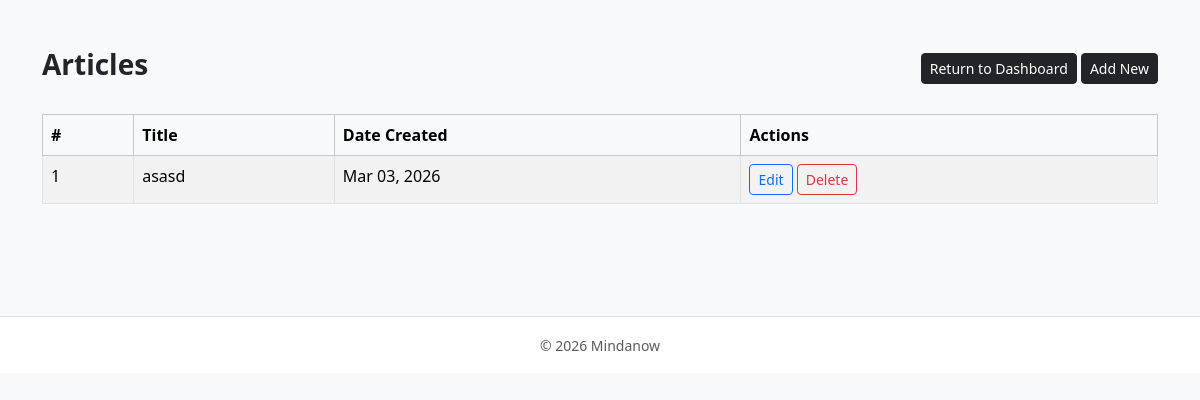
/Admin/Articles/index.php (signed in), run on an earlier commit of the app's database.
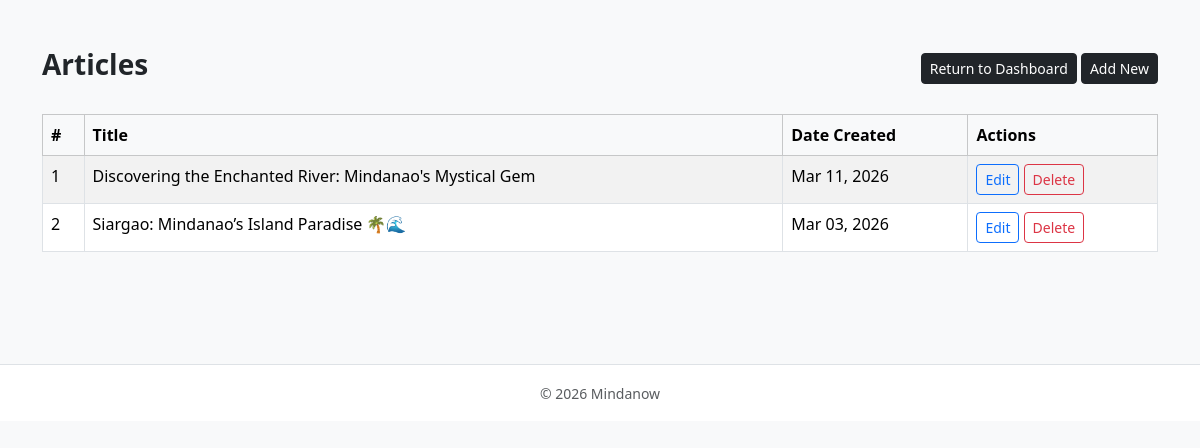
And on a later commit of the database.
### tables this page shows
CREATE TABLE `articles` (
  `id` int(11) NOT NULL,
  `title` varchar(255) NOT NULL,
  `content` text NOT NULL,
  `created_at` timestamp NOT NULL DEFAULT current_timestamp(),
  `header_image` varchar(255) DEFAULT NULL
);

### Admin/Articles/index.php (the view, shortened to what this page needs)
<?php
require_once '../../includes/db.php';
$result = $conn->query("SELECT * FROM articles ORDER BY created_at DESC");
?>
<?php include '../../includes/header.php'; ?>
<div class="container py-5">
    <div class="d-flex justify-content-between align-items-center mb-4">
    <h3 class="fw-semibold">Articles</h3>
    <div>
        <a href="/Mindanow/admin/dashboard.php" class="btn btn-dark btn-sm">
            Return to Dashboard
        </a>
        <a href="create.php" class="btn btn-dark btn-sm">
            Add New
        </a>
    </div>
</div>
    <?php if ($result->num_rows > 0): ?>
        <div class="table-responsive">
            <table class="table table-bordered table-striped">
                <thead class="table-light">
                    <tr>
                        <th>#</th>
                        <th>Title</th>
                        <th>Date Created</th>
                        <th>Actions</th>
                    </tr>
                </thead>
                <tbody>
                    <?php $count = 1; while ($row = $result->fetch_assoc()): ?>
                        <tr>
                            <td><?php echo $count++; ?></td>
                            <td><?php echo htmlspecialchars($row['title']); ?></td>
                            <td><?php echo date('M d, Y', strtotime($row['created_at'])); ?></td>
                            <td>
                                <a href="edit.php?id=<?php echo $row['id']; ?>" class="btn btn-sm btn-outline-primary">Edit</a>
                                <a href="delete.php?id=<?php echo $row['id']; ?>" class="btn btn-sm btn-outline-danger" onclick="return confirm('Are you sure?')">Delete</a>
                            </td>
                        </tr>
                    <?php endwhile; ?>
                </tbody>
            </table>
        </div>
    <?php else: ?>
        <p class="text-muted">No articles found. <a href="create.php">Add a new article</a>.</p>
    <?php endif; ?>
</div>
<?php include '../../includes/footer.php'; ?>

What changed in the data, as far as the page shows it:
added articles: title "Discovering the Enchanted River: Mindanao's Mystical Gem", created_at "Mar 11, 2026"
changed articles: title "asasd" → "Siargao: Mindanao’s Island Paradise 🌴🌊"
